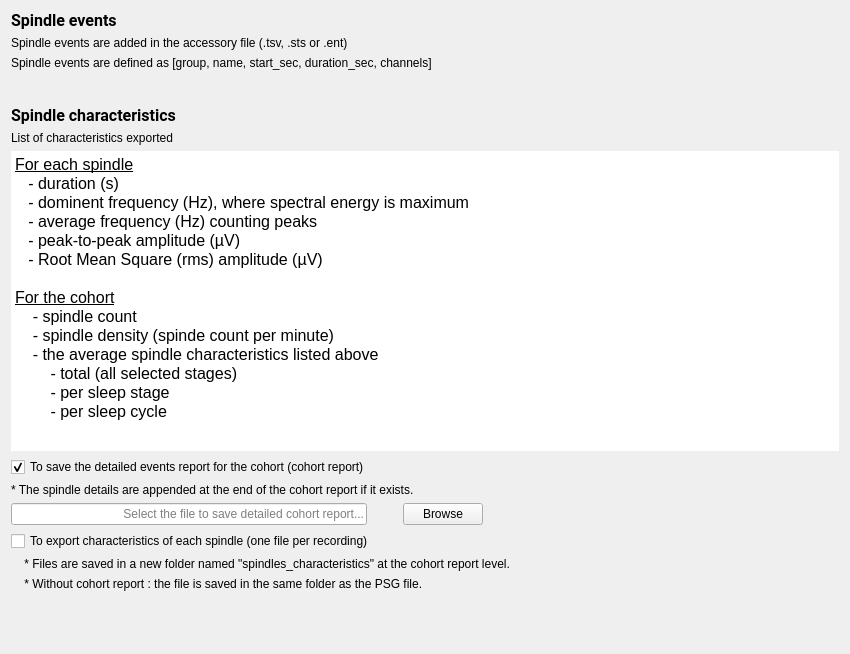
<?xml version="1.0" encoding="UTF-8"?>
<ui version="4.0">
 <class>OutputFilesStep</class>
 <widget class="QWidget" name="OutputFilesStep">
  <property name="geometry">
   <rect>
    <x>0</x>
    <y>0</y>
    <width>850</width>
    <height>654</height>
   </rect>
  </property>
  <property name="windowTitle">
   <string/>
  </property>
  <property name="styleSheet">
   <string notr="true">font: 12pt &quot;Roboto&quot;;</string>
  </property>
  <layout class="QHBoxLayout" name="horizontalLayout_3">
   <item>
    <layout class="QVBoxLayout" name="verticalLayout_2">
     <item>
      <layout class="QVBoxLayout" name="verticalLayout">
       <item>
        <widget class="QLabel" name="label_2">
         <property name="font">
          <font>
           <family>Roboto</family>
           <pointsize>12</pointsize>
           <italic>false</italic>
           <bold>false</bold>
          </font>
         </property>
         <property name="text">
          <string>&lt;html&gt;&lt;head/&gt;&lt;body&gt;&lt;p&gt;&lt;span style=&quot; font-weight:600;&quot;&gt;Spindle events&lt;/span&gt;&lt;/p&gt;&lt;/body&gt;&lt;/html&gt;</string>
         </property>
        </widget>
       </item>
       <item>
        <widget class="QLabel" name="label">
         <property name="text">
          <string>Spindle events are added in the accessory file (.tsv, .sts or .ent)</string>
         </property>
        </widget>
       </item>
       <item>
        <widget class="QLabel" name="label_3">
         <property name="text">
          <string>Spindle events are defined as [group, name, start_sec, duration_sec, channels]</string>
         </property>
        </widget>
       </item>
      </layout>
     </item>
     <item>
      <spacer name="verticalSpacer_2">
       <property name="orientation">
        <enum>Qt::Orientation::Vertical</enum>
       </property>
       <property name="sizeType">
        <enum>QSizePolicy::Policy::Fixed</enum>
       </property>
       <property name="sizeHint" stdset="0">
        <size>
         <width>20</width>
         <height>30</height>
        </size>
       </property>
      </spacer>
     </item>
     <item>
      <widget class="QLabel" name="label_4">
       <property name="font">
        <font>
         <family>Roboto</family>
         <pointsize>12</pointsize>
         <italic>false</italic>
         <bold>false</bold>
        </font>
       </property>
       <property name="text">
        <string>&lt;html&gt;&lt;head/&gt;&lt;body&gt;&lt;p&gt;&lt;span style=&quot; font-weight:600;&quot;&gt;Spindle characteristics&lt;/span&gt;&lt;/p&gt;&lt;/body&gt;&lt;/html&gt;</string>
       </property>
      </widget>
     </item>
     <item>
      <widget class="QLabel" name="label_5">
       <property name="text">
        <string>List of characteristics exported</string>
       </property>
      </widget>
     </item>
     <item>
      <widget class="QTextEdit" name="textEdit">
       <property name="sizePolicy">
        <sizepolicy hsizetype="Expanding" vsizetype="Expanding">
         <horstretch>0</horstretch>
         <verstretch>0</verstretch>
        </sizepolicy>
       </property>
       <property name="minimumSize">
        <size>
         <width>0</width>
         <height>300</height>
        </size>
       </property>
       <property name="frameShape">
        <enum>QFrame::Shape::NoFrame</enum>
       </property>
       <property name="frameShadow">
        <enum>QFrame::Shadow::Plain</enum>
       </property>
       <property name="lineWidth">
        <number>0</number>
       </property>
       <property name="readOnly">
        <bool>true</bool>
       </property>
       <property name="html">
        <string>&lt;!DOCTYPE HTML PUBLIC &quot;-//W3C//DTD HTML 4.0//EN&quot; &quot;http://www.w3.org/TR/REC-html40/strict.dtd&quot;&gt;
&lt;html&gt;&lt;head&gt;&lt;meta name=&quot;qrichtext&quot; content=&quot;1&quot; /&gt;&lt;meta charset=&quot;utf-8&quot; /&gt;&lt;style type=&quot;text/css&quot;&gt;
p, li { white-space: pre-wrap; }
hr { height: 1px; border-width: 0; }
li.unchecked::marker { content: &quot;\2610&quot;; }
li.checked::marker { content: &quot;\2612&quot;; }
&lt;/style&gt;&lt;/head&gt;&lt;body style=&quot; font-family:'Roboto'; font-size:12pt; font-weight:400; font-style:normal;&quot;&gt;
&lt;p style=&quot; margin-top:0px; margin-bottom:0px; margin-left:0px; margin-right:0px; -qt-block-indent:0; text-indent:0px;&quot;&gt;&lt;span style=&quot; text-decoration: underline;&quot;&gt;For each spindle&lt;/span&gt;&lt;/p&gt;
&lt;p style=&quot; margin-top:0px; margin-bottom:0px; margin-left:0px; margin-right:0px; -qt-block-indent:0; text-indent:0px;&quot;&gt;   - duration (s)&lt;/p&gt;
&lt;p style=&quot; margin-top:0px; margin-bottom:0px; margin-left:0px; margin-right:0px; -qt-block-indent:0; text-indent:0px;&quot;&gt;   - dominent frequency (Hz), &lt;span style=&quot; color:#000000;&quot;&gt;where spectral energy is maximum&lt;/span&gt;&lt;/p&gt;
&lt;p style=&quot; margin-top:0px; margin-bottom:0px; margin-left:0px; margin-right:0px; -qt-block-indent:0; text-indent:0px;&quot;&gt;&lt;span style=&quot; color:#000000;&quot;&gt;   - average frequency (Hz) counting peaks&lt;/span&gt;&lt;/p&gt;
&lt;p style=&quot; margin-top:0px; margin-bottom:0px; margin-left:0px; margin-right:0px; -qt-block-indent:0; text-indent:0px;&quot;&gt;&lt;span style=&quot; color:#000000;&quot;&gt;   - peak-to-peak amplitude (µV)&lt;/span&gt;&lt;/p&gt;
&lt;p style=&quot; margin-top:0px; margin-bottom:0px; margin-left:0px; margin-right:0px; -qt-block-indent:0; text-indent:0px;&quot;&gt;&lt;span style=&quot; color:#000000;&quot;&gt;   - Root Mean Square (rms) amplitude (µV)&lt;/span&gt;&lt;/p&gt;
&lt;p style=&quot;-qt-paragraph-type:empty; margin-top:0px; margin-bottom:0px; margin-left:0px; margin-right:0px; -qt-block-indent:0; text-indent:0px; color:#000000;&quot;&gt;&lt;br /&gt;&lt;/p&gt;
&lt;p style=&quot; margin-top:0px; margin-bottom:0px; margin-left:0px; margin-right:0px; -qt-block-indent:0; text-indent:0px;&quot;&gt;&lt;span style=&quot; text-decoration: underline;&quot;&gt;For the cohort&lt;/span&gt;&lt;/p&gt;
&lt;p style=&quot; margin-top:0px; margin-bottom:0px; margin-left:0px; margin-right:0px; -qt-block-indent:0; text-indent:0px;&quot;&gt;    - spindle count&lt;/p&gt;
&lt;p style=&quot; margin-top:0px; margin-bottom:0px; margin-left:0px; margin-right:0px; -qt-block-indent:0; text-indent:0px;&quot;&gt;    - spindle density (spinde count per minute)&lt;/p&gt;
&lt;p style=&quot; margin-top:0px; margin-bottom:0px; margin-left:0px; margin-right:0px; -qt-block-indent:0; text-indent:0px;&quot;&gt;    - the average spindle characteristics listed above&lt;/p&gt;
&lt;p style=&quot; margin-top:0px; margin-bottom:0px; margin-left:0px; margin-right:0px; -qt-block-indent:0; text-indent:0px;&quot;&gt;        - total (all selected stages)&lt;/p&gt;
&lt;p style=&quot; margin-top:0px; margin-bottom:0px; margin-left:0px; margin-right:0px; -qt-block-indent:0; text-indent:0px;&quot;&gt;        - per sleep stage&lt;/p&gt;
&lt;p style=&quot; margin-top:0px; margin-bottom:0px; margin-left:0px; margin-right:0px; -qt-block-indent:0; text-indent:0px;&quot;&gt;        - per sleep cycle&lt;/p&gt;&lt;/body&gt;&lt;/html&gt;</string>
       </property>
      </widget>
     </item>
     <item>
      <widget class="QCheckBox" name="checkBox_cohort_file">
       <property name="text">
        <string>To save the detailed events report for the cohort (cohort report)</string>
       </property>
       <property name="checked">
        <bool>true</bool>
       </property>
      </widget>
     </item>
     <item>
      <widget class="QLabel" name="label_8">
       <property name="text">
        <string>* The spindle details are appended at the end of the cohort report if it exists.</string>
       </property>
      </widget>
     </item>
     <item>
      <layout class="QHBoxLayout" name="horizontalLayout">
       <item>
        <widget class="QLineEdit" name="cohort_lineedit">
         <property name="minimumSize">
          <size>
           <width>350</width>
           <height>0</height>
          </size>
         </property>
         <property name="alignment">
          <set>Qt::AlignmentFlag::AlignRight|Qt::AlignmentFlag::AlignTrailing|Qt::AlignmentFlag::AlignVCenter</set>
         </property>
         <property name="placeholderText">
          <string>Select the file to save detailed cohort report...</string>
         </property>
        </widget>
       </item>
       <item>
        <spacer name="horizontalSpacer">
         <property name="orientation">
          <enum>Qt::Orientation::Horizontal</enum>
         </property>
         <property name="sizeType">
          <enum>QSizePolicy::Policy::Fixed</enum>
         </property>
         <property name="sizeHint" stdset="0">
          <size>
           <width>30</width>
           <height>20</height>
          </size>
         </property>
        </spacer>
       </item>
       <item>
        <widget class="QPushButton" name="pushButton_cohort">
         <property name="text">
          <string>Browse</string>
         </property>
        </widget>
       </item>
       <item>
        <spacer name="horizontalSpacer_2">
         <property name="orientation">
          <enum>Qt::Orientation::Horizontal</enum>
         </property>
         <property name="sizeHint" stdset="0">
          <size>
           <width>40</width>
           <height>20</height>
          </size>
         </property>
        </spacer>
       </item>
      </layout>
     </item>
     <item>
      <widget class="QCheckBox" name="checkBox_spindle_file">
       <property name="text">
        <string>To export characteristics of each spindle (one file per recording)</string>
       </property>
      </widget>
     </item>
     <item>
      <widget class="QLabel" name="label_7">
       <property name="text">
        <string>    * Files are saved in a new folder named &quot;spindles_characteristics&quot; at the cohort report level.</string>
       </property>
      </widget>
     </item>
     <item>
      <widget class="QLabel" name="label_6">
       <property name="text">
        <string>    * Without cohort report : the file is saved in the same folder as the PSG file.</string>
       </property>
      </widget>
     </item>
     <item>
      <layout class="QHBoxLayout" name="horizontalLayout_2"/>
     </item>
     <item>
      <spacer name="verticalSpacer">
       <property name="orientation">
        <enum>Qt::Orientation::Vertical</enum>
       </property>
       <property name="sizeType">
        <enum>QSizePolicy::Policy::Expanding</enum>
       </property>
       <property name="sizeHint" stdset="0">
        <size>
         <width>20</width>
         <height>40</height>
        </size>
       </property>
      </spacer>
     </item>
    </layout>
   </item>
  </layout>
 </widget>
 <resources>
  <include location="../../../../../snooz-toolbox/src/main/python/ui/themes/themes.qrc"/>
 </resources>
 <connections>
  <connection>
   <sender>pushButton_cohort</sender>
   <signal>clicked()</signal>
   <receiver>OutputFilesStep</receiver>
   <slot>browse_cohort_slot()</slot>
   <hints>
    <hint type="sourcelabel">
     <x>440</x>
     <y>164</y>
    </hint>
    <hint type="destinationlabel">
     <x>336</x>
     <y>293</y>
    </hint>
   </hints>
  </connection>
  <connection>
   <sender>checkBox_cohort_file</sender>
   <signal>clicked()</signal>
   <receiver>OutputFilesStep</receiver>
   <slot>enable_cohort_slot()</slot>
   <hints>
    <hint type="sourcelabel">
     <x>244</x>
     <y>136</y>
    </hint>
    <hint type="destinationlabel">
     <x>256</x>
     <y>206</y>
    </hint>
   </hints>
  </connection>
  <connection>
   <sender>checkBox_spindle_file</sender>
   <signal>clicked()</signal>
   <receiver>OutputFilesStep</receiver>
   <slot>enable_spindle_slot()</slot>
   <hints>
    <hint type="sourcelabel">
     <x>275</x>
     <y>512</y>
    </hint>
    <hint type="destinationlabel">
     <x>286</x>
     <y>292</y>
    </hint>
   </hints>
  </connection>
 </connections>
 <slots>
  <slot>browse_cohort_slot()</slot>
  <slot>enable_cohort_slot()</slot>
  <slot>browse_spindle_slot()</slot>
  <slot>enable_spindle_slot()</slot>
 </slots>
</ui>
